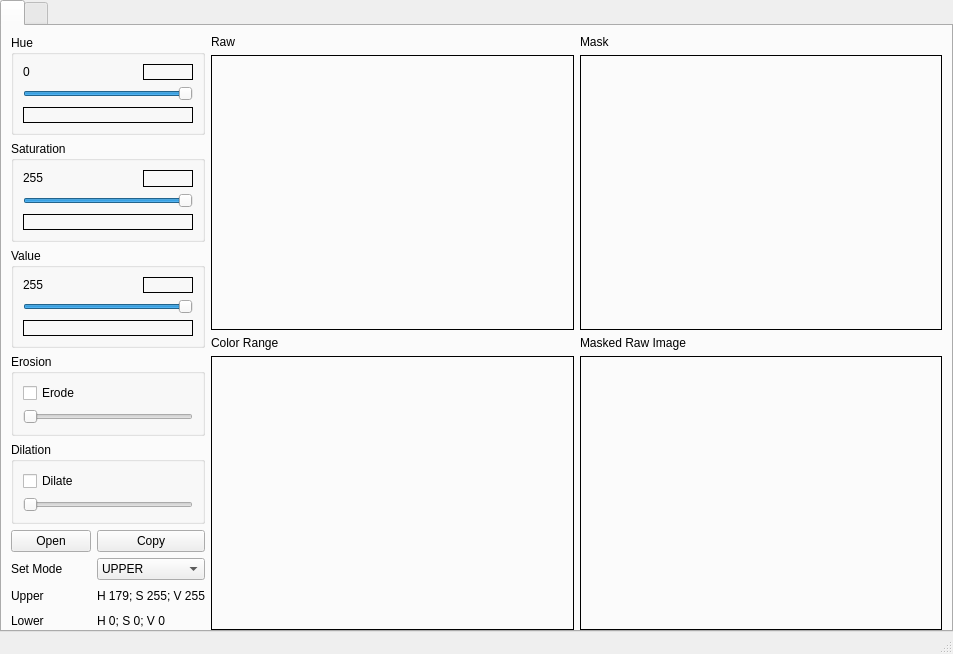
<?xml version="1.0" encoding="UTF-8"?>
<ui version="4.0">
 <class>MainWindow</class>
 <widget class="QMainWindow" name="MainWindow">
  <property name="geometry">
   <rect>
    <x>0</x>
    <y>0</y>
    <width>953</width>
    <height>654</height>
   </rect>
  </property>
  <property name="windowTitle">
   <string>HSV Tool</string>
  </property>
  <widget class="QWidget" name="centralwidget">
   <layout class="QHBoxLayout" name="horizontalLayout" stretch="0">
    <property name="spacing">
     <number>0</number>
    </property>
    <property name="leftMargin">
     <number>0</number>
    </property>
    <property name="topMargin">
     <number>0</number>
    </property>
    <property name="rightMargin">
     <number>0</number>
    </property>
    <property name="bottomMargin">
     <number>0</number>
    </property>
    <item>
     <widget class="QTabWidget" name="tabWidget">
      <property name="currentIndex">
       <number>0</number>
      </property>
      <widget class="QWidget" name="tab_hsv">
       <attribute name="title">
        <string/>
       </attribute>
       <layout class="QHBoxLayout" name="horizontalLayout_2" stretch="1,10">
        <property name="bottomMargin">
         <number>0</number>
        </property>
        <item>
         <layout class="QVBoxLayout" name="verticalLayout" stretch="0,0,0,0,0,0">
          <property name="sizeConstraint">
           <enum>QLayout::SetDefaultConstraint</enum>
          </property>
          <item>
           <widget class="QGroupBox" name="groupBox">
            <property name="sizePolicy">
             <sizepolicy hsizetype="Minimum" vsizetype="Preferred">
              <horstretch>0</horstretch>
              <verstretch>0</verstretch>
             </sizepolicy>
            </property>
            <property name="title">
             <string>Hue</string>
            </property>
            <layout class="QVBoxLayout" name="verticalLayout_3">
             <item>
              <layout class="QHBoxLayout" name="horizontalLayout_3">
               <property name="topMargin">
                <number>0</number>
               </property>
               <item>
                <widget class="QLabel" name="lblH">
                 <property name="sizePolicy">
                  <sizepolicy hsizetype="Preferred" vsizetype="Fixed">
                   <horstretch>0</horstretch>
                   <verstretch>0</verstretch>
                  </sizepolicy>
                 </property>
                 <property name="text">
                  <string>0</string>
                 </property>
                </widget>
               </item>
               <item>
                <widget class="QLabel" name="previewH">
                 <property name="sizePolicy">
                  <sizepolicy hsizetype="Fixed" vsizetype="Ignored">
                   <horstretch>0</horstretch>
                   <verstretch>0</verstretch>
                  </sizepolicy>
                 </property>
                 <property name="maximumSize">
                  <size>
                   <width>50</width>
                   <height>16777215</height>
                  </size>
                 </property>
                 <property name="frameShape">
                  <enum>QFrame::Box</enum>
                 </property>
                 <property name="text">
                  <string/>
                 </property>
                </widget>
               </item>
              </layout>
             </item>
             <item>
              <widget class="QSlider" name="sliderH">
               <property name="maximum">
                <number>359</number>
               </property>
               <property name="value">
                <number>359</number>
               </property>
               <property name="orientation">
                <enum>Qt::Horizontal</enum>
               </property>
              </widget>
             </item>
             <item>
              <widget class="QLabel" name="label_5">
               <property name="sizePolicy">
                <sizepolicy hsizetype="Preferred" vsizetype="Fixed">
                 <horstretch>0</horstretch>
                 <verstretch>0</verstretch>
                </sizepolicy>
               </property>
               <property name="frameShape">
                <enum>QFrame::Box</enum>
               </property>
               <property name="text">
                <string/>
               </property>
              </widget>
             </item>
            </layout>
           </widget>
          </item>
          <item>
           <widget class="QGroupBox" name="groupBox_2">
            <property name="title">
             <string>Saturation</string>
            </property>
            <layout class="QVBoxLayout" name="verticalLayout_4">
             <item>
              <layout class="QHBoxLayout" name="horizontalLayout_4">
               <property name="topMargin">
                <number>0</number>
               </property>
               <item>
                <widget class="QLabel" name="lblS">
                 <property name="sizePolicy">
                  <sizepolicy hsizetype="Preferred" vsizetype="Fixed">
                   <horstretch>0</horstretch>
                   <verstretch>0</verstretch>
                  </sizepolicy>
                 </property>
                 <property name="text">
                  <string>255</string>
                 </property>
                </widget>
               </item>
               <item>
                <widget class="QLabel" name="previewS">
                 <property name="sizePolicy">
                  <sizepolicy hsizetype="Fixed" vsizetype="Ignored">
                   <horstretch>0</horstretch>
                   <verstretch>0</verstretch>
                  </sizepolicy>
                 </property>
                 <property name="maximumSize">
                  <size>
                   <width>50</width>
                   <height>16777215</height>
                  </size>
                 </property>
                 <property name="frameShape">
                  <enum>QFrame::Box</enum>
                 </property>
                 <property name="text">
                  <string/>
                 </property>
                </widget>
               </item>
              </layout>
             </item>
             <item>
              <widget class="QSlider" name="sliderS">
               <property name="sizePolicy">
                <sizepolicy hsizetype="Preferred" vsizetype="Fixed">
                 <horstretch>0</horstretch>
                 <verstretch>0</verstretch>
                </sizepolicy>
               </property>
               <property name="maximum">
                <number>255</number>
               </property>
               <property name="value">
                <number>255</number>
               </property>
               <property name="orientation">
                <enum>Qt::Horizontal</enum>
               </property>
              </widget>
             </item>
             <item>
              <widget class="QLabel" name="label_6">
               <property name="sizePolicy">
                <sizepolicy hsizetype="Preferred" vsizetype="Fixed">
                 <horstretch>0</horstretch>
                 <verstretch>0</verstretch>
                </sizepolicy>
               </property>
               <property name="frameShape">
                <enum>QFrame::Box</enum>
               </property>
               <property name="text">
                <string/>
               </property>
              </widget>
             </item>
            </layout>
           </widget>
          </item>
          <item>
           <widget class="QGroupBox" name="groupBox_3">
            <property name="title">
             <string>Value</string>
            </property>
            <layout class="QVBoxLayout" name="verticalLayout_5">
             <item>
              <layout class="QHBoxLayout" name="horizontalLayout_5">
               <property name="topMargin">
                <number>0</number>
               </property>
               <item>
                <widget class="QLabel" name="lblV">
                 <property name="sizePolicy">
                  <sizepolicy hsizetype="Preferred" vsizetype="Fixed">
                   <horstretch>0</horstretch>
                   <verstretch>0</verstretch>
                  </sizepolicy>
                 </property>
                 <property name="text">
                  <string>255</string>
                 </property>
                </widget>
               </item>
               <item>
                <widget class="QLabel" name="previewV">
                 <property name="sizePolicy">
                  <sizepolicy hsizetype="Fixed" vsizetype="Ignored">
                   <horstretch>0</horstretch>
                   <verstretch>0</verstretch>
                  </sizepolicy>
                 </property>
                 <property name="maximumSize">
                  <size>
                   <width>50</width>
                   <height>16777215</height>
                  </size>
                 </property>
                 <property name="frameShape">
                  <enum>QFrame::Box</enum>
                 </property>
                 <property name="text">
                  <string/>
                 </property>
                </widget>
               </item>
              </layout>
             </item>
             <item>
              <widget class="QSlider" name="sliderV">
               <property name="maximum">
                <number>255</number>
               </property>
               <property name="value">
                <number>255</number>
               </property>
               <property name="orientation">
                <enum>Qt::Horizontal</enum>
               </property>
              </widget>
             </item>
             <item>
              <widget class="QLabel" name="label_8">
               <property name="sizePolicy">
                <sizepolicy hsizetype="Preferred" vsizetype="Fixed">
                 <horstretch>0</horstretch>
                 <verstretch>0</verstretch>
                </sizepolicy>
               </property>
               <property name="frameShape">
                <enum>QFrame::Box</enum>
               </property>
               <property name="text">
                <string/>
               </property>
              </widget>
             </item>
            </layout>
           </widget>
          </item>
          <item>
           <widget class="QGroupBox" name="groupBox_4">
            <property name="sizePolicy">
             <sizepolicy hsizetype="Preferred" vsizetype="Fixed">
              <horstretch>0</horstretch>
              <verstretch>0</verstretch>
             </sizepolicy>
            </property>
            <property name="title">
             <string>Erosion</string>
            </property>
            <layout class="QVBoxLayout" name="verticalLayout_9">
             <item>
              <widget class="QCheckBox" name="cboxErode">
               <property name="text">
                <string>Erode</string>
               </property>
              </widget>
             </item>
             <item>
              <widget class="QSlider" name="sliderErotion">
               <property name="minimum">
                <number>1</number>
               </property>
               <property name="singleStep">
                <number>2</number>
               </property>
               <property name="orientation">
                <enum>Qt::Horizontal</enum>
               </property>
              </widget>
             </item>
            </layout>
           </widget>
          </item>
          <item>
           <widget class="QGroupBox" name="groupBox_5">
            <property name="sizePolicy">
             <sizepolicy hsizetype="Preferred" vsizetype="Fixed">
              <horstretch>0</horstretch>
              <verstretch>0</verstretch>
             </sizepolicy>
            </property>
            <property name="title">
             <string>Dilation</string>
            </property>
            <layout class="QVBoxLayout" name="verticalLayout_11">
             <item>
              <widget class="QCheckBox" name="cboxDilate">
               <property name="text">
                <string>Dilate</string>
               </property>
              </widget>
             </item>
             <item>
              <widget class="QSlider" name="sliderDilation">
               <property name="minimum">
                <number>1</number>
               </property>
               <property name="singleStep">
                <number>2</number>
               </property>
               <property name="pageStep">
                <number>10</number>
               </property>
               <property name="orientation">
                <enum>Qt::Horizontal</enum>
               </property>
              </widget>
             </item>
            </layout>
           </widget>
          </item>
          <item>
           <layout class="QGridLayout" name="gridLayout" columnstretch="1,0">
            <property name="topMargin">
             <number>0</number>
            </property>
            <item row="4" column="1">
             <widget class="QLabel" name="lblLower">
              <property name="text">
               <string>H 0; S 0; V 0</string>
              </property>
             </widget>
            </item>
            <item row="1" column="0">
             <widget class="QPushButton" name="btnOpen">
              <property name="text">
               <string>Open</string>
              </property>
             </widget>
            </item>
            <item row="4" column="0">
             <widget class="QLabel" name="label_9">
              <property name="text">
               <string>Lower</string>
              </property>
             </widget>
            </item>
            <item row="1" column="1">
             <widget class="QPushButton" name="btnCopy">
              <property name="text">
               <string>Copy</string>
              </property>
             </widget>
            </item>
            <item row="2" column="1">
             <widget class="QComboBox" name="cboxSetMode">
              <item>
               <property name="text">
                <string>UPPER</string>
               </property>
              </item>
              <item>
               <property name="text">
                <string>LOWER</string>
               </property>
              </item>
             </widget>
            </item>
            <item row="2" column="0">
             <widget class="QLabel" name="label_11">
              <property name="text">
               <string>Set Mode</string>
              </property>
             </widget>
            </item>
            <item row="3" column="0">
             <widget class="QLabel" name="label_10">
              <property name="text">
               <string>Upper</string>
              </property>
             </widget>
            </item>
            <item row="3" column="1">
             <widget class="QLabel" name="lblUpper">
              <property name="text">
               <string>H 179; S 255; V 255</string>
              </property>
             </widget>
            </item>
           </layout>
          </item>
         </layout>
        </item>
        <item>
         <layout class="QGridLayout" name="gridLayout_2" columnstretch="0,0">
          <property name="leftMargin">
           <number>0</number>
          </property>
          <item row="0" column="0">
           <layout class="QVBoxLayout" name="verticalLayout_2">
            <item>
             <widget class="QLabel" name="label">
              <property name="sizePolicy">
               <sizepolicy hsizetype="Preferred" vsizetype="Fixed">
                <horstretch>0</horstretch>
                <verstretch>0</verstretch>
               </sizepolicy>
              </property>
              <property name="text">
               <string>Raw</string>
              </property>
             </widget>
            </item>
            <item>
             <widget class="QLabel" name="previewRaw">
              <property name="sizePolicy">
               <sizepolicy hsizetype="Ignored" vsizetype="Ignored">
                <horstretch>0</horstretch>
                <verstretch>0</verstretch>
               </sizepolicy>
              </property>
              <property name="frameShape">
               <enum>QFrame::Box</enum>
              </property>
              <property name="text">
               <string/>
              </property>
             </widget>
            </item>
           </layout>
          </item>
          <item row="0" column="1">
           <layout class="QVBoxLayout" name="verticalLayout_8">
            <property name="leftMargin">
             <number>0</number>
            </property>
            <item>
             <widget class="QLabel" name="label_4">
              <property name="sizePolicy">
               <sizepolicy hsizetype="Preferred" vsizetype="Fixed">
                <horstretch>0</horstretch>
                <verstretch>0</verstretch>
               </sizepolicy>
              </property>
              <property name="text">
               <string>Mask</string>
              </property>
             </widget>
            </item>
            <item>
             <widget class="QLabel" name="previewMask">
              <property name="sizePolicy">
               <sizepolicy hsizetype="Ignored" vsizetype="Ignored">
                <horstretch>1</horstretch>
                <verstretch>0</verstretch>
               </sizepolicy>
              </property>
              <property name="frameShape">
               <enum>QFrame::Box</enum>
              </property>
              <property name="text">
               <string/>
              </property>
             </widget>
            </item>
           </layout>
          </item>
          <item row="1" column="1">
           <layout class="QVBoxLayout" name="verticalLayout_10">
            <item>
             <widget class="QLabel" name="label_7">
              <property name="sizePolicy">
               <sizepolicy hsizetype="Preferred" vsizetype="Fixed">
                <horstretch>0</horstretch>
                <verstretch>0</verstretch>
               </sizepolicy>
              </property>
              <property name="text">
               <string>Masked Raw Image</string>
              </property>
             </widget>
            </item>
            <item>
             <widget class="QLabel" name="previewMaskedRaw">
              <property name="sizePolicy">
               <sizepolicy hsizetype="Ignored" vsizetype="Ignored">
                <horstretch>0</horstretch>
                <verstretch>0</verstretch>
               </sizepolicy>
              </property>
              <property name="frameShape">
               <enum>QFrame::Box</enum>
              </property>
              <property name="text">
               <string/>
              </property>
             </widget>
            </item>
           </layout>
          </item>
          <item row="1" column="0">
           <layout class="QVBoxLayout" name="verticalLayout_7">
            <item>
             <widget class="QLabel" name="label_2">
              <property name="sizePolicy">
               <sizepolicy hsizetype="Preferred" vsizetype="Fixed">
                <horstretch>0</horstretch>
                <verstretch>0</verstretch>
               </sizepolicy>
              </property>
              <property name="text">
               <string>Color Range</string>
              </property>
             </widget>
            </item>
            <item>
             <widget class="QLabel" name="previewHsvSpace">
              <property name="frameShape">
               <enum>QFrame::Box</enum>
              </property>
              <property name="text">
               <string/>
              </property>
             </widget>
            </item>
           </layout>
          </item>
         </layout>
        </item>
       </layout>
      </widget>
      <widget class="QWidget" name="horizontalTabWidgetPage1">
       <attribute name="title">
        <string/>
       </attribute>
       <layout class="QHBoxLayout" name="horizontalLayout_13" stretch="1,10">
        <property name="bottomMargin">
         <number>0</number>
        </property>
        <item>
         <layout class="QVBoxLayout" name="verticalLayout_22" stretch="0,0,0,0,0,0">
          <property name="sizeConstraint">
           <enum>QLayout::SetDefaultConstraint</enum>
          </property>
          <item>
           <widget class="QGroupBox" name="groupBox_11">
            <property name="sizePolicy">
             <sizepolicy hsizetype="Minimum" vsizetype="Preferred">
              <horstretch>0</horstretch>
              <verstretch>0</verstretch>
             </sizepolicy>
            </property>
            <property name="title">
             <string>Hue</string>
            </property>
            <layout class="QVBoxLayout" name="verticalLayout_23">
             <item>
              <layout class="QHBoxLayout" name="horizontalLayout_10">
               <property name="topMargin">
                <number>0</number>
               </property>
               <item>
                <widget class="QLabel" name="lblH_3">
                 <property name="sizePolicy">
                  <sizepolicy hsizetype="Preferred" vsizetype="Fixed">
                   <horstretch>0</horstretch>
                   <verstretch>0</verstretch>
                  </sizepolicy>
                 </property>
                 <property name="text">
                  <string>0</string>
                 </property>
                </widget>
               </item>
               <item>
                <widget class="QLabel" name="previewH_3">
                 <property name="sizePolicy">
                  <sizepolicy hsizetype="Fixed" vsizetype="Ignored">
                   <horstretch>0</horstretch>
                   <verstretch>0</verstretch>
                  </sizepolicy>
                 </property>
                 <property name="maximumSize">
                  <size>
                   <width>50</width>
                   <height>16777215</height>
                  </size>
                 </property>
                 <property name="frameShape">
                  <enum>QFrame::Box</enum>
                 </property>
                 <property name="text">
                  <string/>
                 </property>
                </widget>
               </item>
              </layout>
             </item>
             <item>
              <widget class="QSlider" name="sliderH_3">
               <property name="maximum">
                <number>359</number>
               </property>
               <property name="value">
                <number>359</number>
               </property>
               <property name="orientation">
                <enum>Qt::Horizontal</enum>
               </property>
              </widget>
             </item>
             <item>
              <widget class="QLabel" name="label_21">
               <property name="sizePolicy">
                <sizepolicy hsizetype="Preferred" vsizetype="Fixed">
                 <horstretch>0</horstretch>
                 <verstretch>0</verstretch>
                </sizepolicy>
               </property>
               <property name="frameShape">
                <enum>QFrame::Box</enum>
               </property>
               <property name="text">
                <string/>
               </property>
              </widget>
             </item>
            </layout>
           </widget>
          </item>
          <item>
           <widget class="QGroupBox" name="groupBox_12">
            <property name="title">
             <string>Saturation</string>
            </property>
            <layout class="QVBoxLayout" name="verticalLayout_24">
             <item>
              <layout class="QHBoxLayout" name="horizontalLayout_11">
               <property name="topMargin">
                <number>0</number>
               </property>
               <item>
                <widget class="QLabel" name="lblS_3">
                 <property name="sizePolicy">
                  <sizepolicy hsizetype="Preferred" vsizetype="Fixed">
                   <horstretch>0</horstretch>
                   <verstretch>0</verstretch>
                  </sizepolicy>
                 </property>
                 <property name="text">
                  <string>255</string>
                 </property>
                </widget>
               </item>
               <item>
                <widget class="QLabel" name="previewS_3">
                 <property name="sizePolicy">
                  <sizepolicy hsizetype="Fixed" vsizetype="Ignored">
                   <horstretch>0</horstretch>
                   <verstretch>0</verstretch>
                  </sizepolicy>
                 </property>
                 <property name="maximumSize">
                  <size>
                   <width>50</width>
                   <height>16777215</height>
                  </size>
                 </property>
                 <property name="frameShape">
                  <enum>QFrame::Box</enum>
                 </property>
                 <property name="text">
                  <string/>
                 </property>
                </widget>
               </item>
              </layout>
             </item>
             <item>
              <widget class="QSlider" name="sliderS_3">
               <property name="sizePolicy">
                <sizepolicy hsizetype="Preferred" vsizetype="Fixed">
                 <horstretch>0</horstretch>
                 <verstretch>0</verstretch>
                </sizepolicy>
               </property>
               <property name="maximum">
                <number>255</number>
               </property>
               <property name="value">
                <number>255</number>
               </property>
               <property name="orientation">
                <enum>Qt::Horizontal</enum>
               </property>
              </widget>
             </item>
             <item>
              <widget class="QLabel" name="label_22">
               <property name="sizePolicy">
                <sizepolicy hsizetype="Preferred" vsizetype="Fixed">
                 <horstretch>0</horstretch>
                 <verstretch>0</verstretch>
                </sizepolicy>
               </property>
               <property name="frameShape">
                <enum>QFrame::Box</enum>
               </property>
               <property name="text">
                <string/>
               </property>
              </widget>
             </item>
            </layout>
           </widget>
          </item>
          <item>
           <widget class="QGroupBox" name="groupBox_13">
            <property name="title">
             <string>Value</string>
            </property>
            <layout class="QVBoxLayout" name="verticalLayout_25">
             <item>
              <layout class="QHBoxLayout" name="horizontalLayout_12">
               <property name="topMargin">
                <number>0</number>
               </property>
               <item>
                <widget class="QLabel" name="lblV_3">
                 <property name="sizePolicy">
                  <sizepolicy hsizetype="Preferred" vsizetype="Fixed">
                   <horstretch>0</horstretch>
                   <verstretch>0</verstretch>
                  </sizepolicy>
                 </property>
                 <property name="text">
                  <string>255</string>
                 </property>
                </widget>
               </item>
               <item>
                <widget class="QLabel" name="previewV_3">
                 <property name="sizePolicy">
                  <sizepolicy hsizetype="Fixed" vsizetype="Ignored">
                   <horstretch>0</horstretch>
                   <verstretch>0</verstretch>
                  </sizepolicy>
                 </property>
                 <property name="maximumSize">
                  <size>
                   <width>50</width>
                   <height>16777215</height>
                  </size>
                 </property>
                 <property name="frameShape">
                  <enum>QFrame::Box</enum>
                 </property>
                 <property name="text">
                  <string/>
                 </property>
                </widget>
               </item>
              </layout>
             </item>
             <item>
              <widget class="QSlider" name="sliderV_3">
               <property name="maximum">
                <number>255</number>
               </property>
               <property name="value">
                <number>255</number>
               </property>
               <property name="orientation">
                <enum>Qt::Horizontal</enum>
               </property>
              </widget>
             </item>
             <item>
              <widget class="QLabel" name="label_23">
               <property name="sizePolicy">
                <sizepolicy hsizetype="Preferred" vsizetype="Fixed">
                 <horstretch>0</horstretch>
                 <verstretch>0</verstretch>
                </sizepolicy>
               </property>
               <property name="frameShape">
                <enum>QFrame::Box</enum>
               </property>
               <property name="text">
                <string/>
               </property>
              </widget>
             </item>
            </layout>
           </widget>
          </item>
          <item>
           <widget class="QGroupBox" name="groupBox_14">
            <property name="sizePolicy">
             <sizepolicy hsizetype="Preferred" vsizetype="Fixed">
              <horstretch>0</horstretch>
              <verstretch>0</verstretch>
             </sizepolicy>
            </property>
            <property name="title">
             <string>Erosion</string>
            </property>
            <layout class="QVBoxLayout" name="verticalLayout_26">
             <item>
              <widget class="QCheckBox" name="cboxErode_3">
               <property name="text">
                <string>Erode</string>
               </property>
              </widget>
             </item>
             <item>
              <widget class="QSlider" name="sliderErotion_3">
               <property name="minimum">
                <number>1</number>
               </property>
               <property name="singleStep">
                <number>2</number>
               </property>
               <property name="orientation">
                <enum>Qt::Horizontal</enum>
               </property>
              </widget>
             </item>
            </layout>
           </widget>
          </item>
          <item>
           <widget class="QGroupBox" name="groupBox_15">
            <property name="sizePolicy">
             <sizepolicy hsizetype="Preferred" vsizetype="Fixed">
              <horstretch>0</horstretch>
              <verstretch>0</verstretch>
             </sizepolicy>
            </property>
            <property name="title">
             <string>Dilation</string>
            </property>
            <layout class="QVBoxLayout" name="verticalLayout_27">
             <item>
              <widget class="QCheckBox" name="cboxDilate_3">
               <property name="text">
                <string>Dilate</string>
               </property>
              </widget>
             </item>
             <item>
              <widget class="QSlider" name="sliderDilation_3">
               <property name="minimum">
                <number>1</number>
               </property>
               <property name="singleStep">
                <number>2</number>
               </property>
               <property name="pageStep">
                <number>10</number>
               </property>
               <property name="orientation">
                <enum>Qt::Horizontal</enum>
               </property>
              </widget>
             </item>
            </layout>
           </widget>
          </item>
          <item>
           <layout class="QGridLayout" name="gridLayout_6" columnstretch="1,0">
            <property name="topMargin">
             <number>0</number>
            </property>
            <item row="4" column="1">
             <widget class="QLabel" name="lblLower_3">
              <property name="text">
               <string>H 0; S 0; V 0</string>
              </property>
             </widget>
            </item>
            <item row="1" column="0">
             <widget class="QPushButton" name="btnOpen_3">
              <property name="text">
               <string>Open</string>
              </property>
             </widget>
            </item>
            <item row="4" column="0">
             <widget class="QLabel" name="label_24">
              <property name="text">
               <string>Lower</string>
              </property>
             </widget>
            </item>
            <item row="1" column="1">
             <widget class="QPushButton" name="btnCopy_3">
              <property name="text">
               <string>Copy</string>
              </property>
             </widget>
            </item>
            <item row="2" column="1">
             <widget class="QComboBox" name="cboxSetMode_3">
              <item>
               <property name="text">
                <string>UPPER</string>
               </property>
              </item>
              <item>
               <property name="text">
                <string>LOWER</string>
               </property>
              </item>
             </widget>
            </item>
            <item row="2" column="0">
             <widget class="QLabel" name="label_25">
              <property name="text">
               <string>Set Mode</string>
              </property>
             </widget>
            </item>
            <item row="3" column="0">
             <widget class="QLabel" name="label_26">
              <property name="text">
               <string>Upper</string>
              </property>
             </widget>
            </item>
            <item row="3" column="1">
             <widget class="QLabel" name="lblUpper_3">
              <property name="text">
               <string>H 179; S 255; V 255</string>
              </property>
             </widget>
            </item>
           </layout>
          </item>
         </layout>
        </item>
        <item>
         <layout class="QGridLayout" name="gridLayout_7" columnstretch="0,0">
          <property name="leftMargin">
           <number>0</number>
          </property>
          <item row="0" column="0">
           <layout class="QVBoxLayout" name="verticalLayout_28">
            <item>
             <widget class="QLabel" name="label_27">
              <property name="sizePolicy">
               <sizepolicy hsizetype="Preferred" vsizetype="Fixed">
                <horstretch>0</horstretch>
                <verstretch>0</verstretch>
               </sizepolicy>
              </property>
              <property name="text">
               <string>Raw</string>
              </property>
             </widget>
            </item>
            <item>
             <widget class="QLabel" name="previewRaw_3">
              <property name="sizePolicy">
               <sizepolicy hsizetype="Ignored" vsizetype="Ignored">
                <horstretch>0</horstretch>
                <verstretch>0</verstretch>
               </sizepolicy>
              </property>
              <property name="frameShape">
               <enum>QFrame::Box</enum>
              </property>
              <property name="text">
               <string/>
              </property>
             </widget>
            </item>
           </layout>
          </item>
          <item row="0" column="1">
           <layout class="QVBoxLayout" name="verticalLayout_29">
            <property name="leftMargin">
             <number>0</number>
            </property>
            <item>
             <widget class="QLabel" name="label_28">
              <property name="sizePolicy">
               <sizepolicy hsizetype="Preferred" vsizetype="Fixed">
                <horstretch>0</horstretch>
                <verstretch>0</verstretch>
               </sizepolicy>
              </property>
              <property name="text">
               <string>Mask</string>
              </property>
             </widget>
            </item>
            <item>
             <widget class="QLabel" name="previewMask_3">
              <property name="sizePolicy">
               <sizepolicy hsizetype="Ignored" vsizetype="Ignored">
                <horstretch>1</horstretch>
                <verstretch>0</verstretch>
               </sizepolicy>
              </property>
              <property name="frameShape">
               <enum>QFrame::Box</enum>
              </property>
              <property name="text">
               <string/>
              </property>
             </widget>
            </item>
           </layout>
          </item>
          <item row="1" column="1">
           <layout class="QVBoxLayout" name="verticalLayout_30">
            <item>
             <widget class="QLabel" name="label_29">
              <property name="sizePolicy">
               <sizepolicy hsizetype="Preferred" vsizetype="Fixed">
                <horstretch>0</horstretch>
                <verstretch>0</verstretch>
               </sizepolicy>
              </property>
              <property name="text">
               <string>Masked Raw Image</string>
              </property>
             </widget>
            </item>
            <item>
             <widget class="QLabel" name="previewMaskedRaw_3">
              <property name="sizePolicy">
               <sizepolicy hsizetype="Ignored" vsizetype="Ignored">
                <horstretch>0</horstretch>
                <verstretch>0</verstretch>
               </sizepolicy>
              </property>
              <property name="frameShape">
               <enum>QFrame::Box</enum>
              </property>
              <property name="text">
               <string/>
              </property>
             </widget>
            </item>
           </layout>
          </item>
          <item row="1" column="0">
           <layout class="QVBoxLayout" name="verticalLayout_31">
            <item>
             <widget class="QLabel" name="label_30">
              <property name="sizePolicy">
               <sizepolicy hsizetype="Preferred" vsizetype="Fixed">
                <horstretch>0</horstretch>
                <verstretch>0</verstretch>
               </sizepolicy>
              </property>
              <property name="text">
               <string>Color Range</string>
              </property>
             </widget>
            </item>
            <item>
             <widget class="QLabel" name="previewHsvSpace_3">
              <property name="frameShape">
               <enum>QFrame::Box</enum>
              </property>
              <property name="text">
               <string/>
              </property>
             </widget>
            </item>
           </layout>
          </item>
         </layout>
        </item>
       </layout>
      </widget>
     </widget>
    </item>
   </layout>
  </widget>
  <widget class="QMenuBar" name="menubar">
   <property name="geometry">
    <rect>
     <x>0</x>
     <y>0</y>
     <width>953</width>
     <height>21</height>
    </rect>
   </property>
  </widget>
  <widget class="QStatusBar" name="statusbar"/>
 </widget>
 <resources/>
 <connections/>
</ui>
